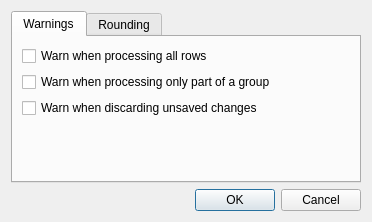
<?xml version="1.0" encoding="UTF-8"?>
<ui version="4.0">
 <class>OptionsDialog</class>
 <widget class="QDialog" name="OptionsDialog">
  <property name="geometry">
   <rect>
    <x>0</x>
    <y>0</y>
    <width>372</width>
    <height>222</height>
   </rect>
  </property>
  <property name="sizePolicy">
   <sizepolicy hsizetype="Preferred" vsizetype="Preferred">
    <horstretch>0</horstretch>
    <verstretch>0</verstretch>
   </sizepolicy>
  </property>
  <property name="windowTitle">
   <string>Options</string>
  </property>
  <property name="modal">
   <bool>true</bool>
  </property>
  <layout class="QVBoxLayout" name="verticalLayout">
   <item>
    <widget class="QTabWidget" name="tabWidget">
     <property name="currentIndex">
      <number>0</number>
     </property>
     <widget class="QWidget" name="tabWarnings">
      <attribute name="title">
       <string>Warnings</string>
      </attribute>
      <layout class="QFormLayout" name="formLayout">
       <item row="0" column="0">
        <widget class="QCheckBox" name="checkWarnProcessAll">
         <property name="text">
          <string>Warn when processing all rows</string>
         </property>
         <property name="reflOptionName" stdset="0">
          <string>WarnProcessAll</string>
         </property>
        </widget>
       </item>
       <item row="2" column="0">
        <widget class="QCheckBox" name="checkWarnDiscardChanges">
         <property name="text">
          <string>Warn when discarding unsaved changes</string>
         </property>
         <property name="reflOptionName" stdset="0">
          <string>WarnDiscardChanges</string>
         </property>
        </widget>
       </item>
       <item row="1" column="0">
        <widget class="QCheckBox" name="checkWarnProcessPartialGroup">
         <property name="text">
          <string>Warn when processing only part of a group</string>
         </property>
         <property name="reflOptionName" stdset="0">
          <string>WarnProcessPartialGroup</string>
         </property>
        </widget>
       </item>
      </layout>
     </widget>
     <widget class="QWidget" name="tabRounding">
      <attribute name="title">
       <string>Rounding</string>
      </attribute>
      <layout class="QGridLayout" name="gridLayout">
       <item row="0" column="0">
        <widget class="QCheckBox" name="checkRound">
         <property name="text">
          <string>Round columns to</string>
         </property>
         <property name="reflOptionName" stdset="0">
          <string>Round</string>
         </property>
        </widget>
       </item>
       <item row="0" column="1">
        <widget class="QSpinBox" name="spinPrecision">
         <property name="enabled">
          <bool>false</bool>
         </property>
         <property name="reflOptionName" stdset="0">
          <string>RoundPrecision</string>
         </property>
        </widget>
       </item>
       <item row="0" column="2">
        <widget class="QLabel" name="labelPlaces">
         <property name="text">
          <string>decimal places</string>
         </property>
        </widget>
       </item>
      </layout>
     </widget>
    </widget>
   </item>
   <item>
    <widget class="QDialogButtonBox" name="buttonBox">
     <property name="orientation">
      <enum>Qt::Horizontal</enum>
     </property>
     <property name="standardButtons">
      <set>QDialogButtonBox::Cancel|QDialogButtonBox::Ok</set>
     </property>
    </widget>
   </item>
  </layout>
 </widget>
 <resources/>
 <connections>
  <connection>
   <sender>buttonBox</sender>
   <signal>accepted()</signal>
   <receiver>OptionsDialog</receiver>
   <slot>accept()</slot>
   <hints>
    <hint type="sourcelabel">
     <x>248</x>
     <y>254</y>
    </hint>
    <hint type="destinationlabel">
     <x>157</x>
     <y>274</y>
    </hint>
   </hints>
  </connection>
  <connection>
   <sender>buttonBox</sender>
   <signal>rejected()</signal>
   <receiver>OptionsDialog</receiver>
   <slot>reject()</slot>
   <hints>
    <hint type="sourcelabel">
     <x>316</x>
     <y>260</y>
    </hint>
    <hint type="destinationlabel">
     <x>286</x>
     <y>274</y>
    </hint>
   </hints>
  </connection>
  <connection>
   <sender>checkRound</sender>
   <signal>toggled(bool)</signal>
   <receiver>spinPrecision</receiver>
   <slot>setEnabled(bool)</slot>
   <hints>
    <hint type="sourcelabel">
     <x>106</x>
     <y>53</y>
    </hint>
    <hint type="destinationlabel">
     <x>226</x>
     <y>53</y>
    </hint>
   </hints>
  </connection>
 </connections>
</ui>
